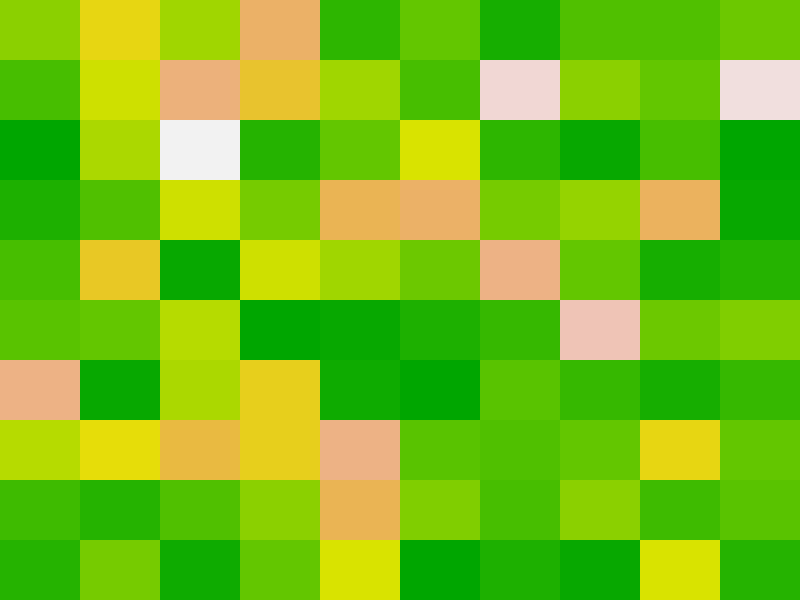

Reproduce this figure in R. (Note: this script raises an error after producing the figure.)
rm(list=ls())

# Area
X_DIM <- 100
Y_DIM <- 100

# Population
M_PROP0 <- 0.5
F_PROP0 <- 0.5
N0 <- 200

# Home ranges
M_RADIUS_MEAN <- 0.2
M_RADIUS_SD <- 0.06
F_RADIUS_MEAN <- 0.12
F_RADIUS_SD <- 0.08
MIN_RADIUS <- 0.025

# Dispersal
M_DISPERSE_DIST_MEAN <- 0.2
M_DISPERSE_DIST_SD <- 0.1
F_DISPERSE_DIST_MEAN <- 0.5
F_DISPERSE_DIST_SD <- 0.2

# Reproduction and survival
CHILD_SURVIVAL <- 0.2	# Expected fraction that will survive
TEEN_SURVIVAL <- 0.6
ADULT_SURVIVAL <- 0.8
LIFE_EXPECTANCY <- 10
TEEN_FECUNDITY <- 0.2	# Probablity of reproducing
ADULT_FECUNDITY <- 0.9
OLD_AGE_LAMBDA <- 0.8	# mulitplier for survival odds if age > LIFE_EXP

# Habitat quality
TYPICAL_HABITAT <- 10

# Carrying Capacity Coefficient:
K <- 0.5		# K * habitat.val = capacity

# Disease
VIRULENCE <- 0.3		# Probability of commuting if contact is made




# Create a map, with 10 x 10 patches randomly assigned habitat quality values
cell.x <- X_DIM / 10
cell.y <- Y_DIM / 10


n.cells <- cell.x * cell.y
habitat.vals <- rchisq(n.cells, TYPICAL_HABITAT)
habitat.map <- matrix(habitat.vals, nrow=cell.x, ncol=cell.y)

par(mar=c(0, 0, 0, 0))
image(habitat.map, col=terrain.colors(50))  # red = poor, white = optimal




# Initialize population
sex <- sample(c('male', 'female'), N0, replace=T, prob=c(M_PROP0, F_PROP0))
x <- runif(N0, 0, 1)
y <- runif(N0, 0, 1)


animals <- data.frame(sex, x, y)
rm(sex, x, y)
animals$age <- rep(1, N0)

plot.animals <- function() {
	points(animals$x, animals$y, col=animals$sex, cex=animals$age, pch=16)
}

plot.animals()

# initalize homerange radii
animals$radius <- numeric(N0)
for (r in 1:N0) {
	if (animals$sex[r] == 'male') {
		animals$radius[r] <- max( rnorm(1, M_RADIUS_MEAN, M_RADIUS_SD), 
								  MIN_RADIUS )
	} else {
		animals$radius[r] <- max( rnorm(1, F_RADIUS_MEAN, F_RADIUS_SD),
								  MIN_RADIUS )
	}
}

plot.radii <- function() {
	points(animals$x, animals$y, col=animals$sex, cex=animals$radius * 100)
}

plot.radii()

animals$dispersed <- rep(F, N0)

disperse <- function(sex, x, y) {
	if (sex == 'male') {
		d <- max(0, rnorm(1, M_DISPERSE_DIST_MEAN, M_DISPERSE_DIST_SD))
	} else {
		d <- max(0, rnorm(1, F_DISPERSE_DIST_MEAN, F_DISPERSE_DIST_SD))
	}
		
	if (d > 0) {
		rad <- runif(1, 0, 2*pi)
		x <- x + d * cos(rad)
		y <- y + d * sin(rad)
	}
	
	return(list(x=x, y=y))
}

do.disperse <- function(animals) {
	indices <- which(animals$dispersed == F)
	remove <- c()
	
	for (a in indices) {
		coords <- disperse(animals$sex[a], animals$x[a], animals$y[a])
		animals$x[a] <- coords$x
		animals$y[a] <- coords$y
		animals$dispersed <- T

		# remove animals out of range from the data set			
		if ( animals$x[a] < 0 | animals$x[a] > 1 | animals$y[a] < 0 | 
			 animals$y[a] > 1 ) {
			remove <- c(remove, a)	 	
		}
	}
	if (length(remove) > 0) {
		animals <- animals[-remove,]
	}
	return(animals)
}

animals <- do.disperse(animals)
image(habitat.map, col=terrain.colors(50)); plot.animals(); plot.radii()


# Define a transition matrix:
#		child			teen				adult
# child	0				TEEN_FECUNDITY	ADULT_FECUNDITY
# teen	CHILD_SURVIVAL	0				0
# adult	0				TEEN_SURVIVAL	ADULT_SURVIVAL

get.habitat <- function(x, y) {
	x.cell <- ceiling(10 * x)
	y.cell <- ceiling(10 * y)
	return(habitat.map[x.cell, y.cell])
}

reproduce <- function(age, radius, habitat) {
	area.coef <- radius / F_RADIUS_MEAN
	hab.coef <- 2 * pchisq(habitat, TYPICAL_HABITAT)
	# teens
	if (age == 2) {
		repro <- sample( c(T, F), 1, 
						 prob=area.coef * hab.coef * 
						 		c( TEEN_FECUNDITY, 1 - TEEN_FECUNDITY ) )
	} else if (age > 2) {  
		# adults
		repro <- sample( c(T, F), 1, 
						 prob=area.coef * hab.coef * 
						 		c( ADULT_FECUNDITY, 1 - ADULT_FECUNDITY ) )
		
	}
	
	return (repro)
}

do.reproduce <- function(animals) {
	indices <- which(animals$sex == 'female' & animals$age > 1)
	for (a in indices) {
		repro <- reproduce( animals$age[a], animals$radius[a],
							get.habitat(animals$x[a], animals$y[a]) )
		if (repro) {
			# generate a new child at same x, y
			sx <- sample( c('male', 'female'), 1, replace=T, 
						   prob=c(M_PROP0, F_PROP0) )
			r <-  ifelse( sx == 'male' , max( rnorm( 1, M_RADIUS_MEAN, 
													M_RADIUS_SD ), 
								  			  MIN_RADIUS ),
								  		 max( rnorm( 1, F_RADIUS_MEAN, 
													F_RADIUS_SD ), 
								  			  MIN_RADIUS ))

			newb <- data.frame( sex=sx, x=animals$x[a], y=animals$y[a], 
								age=1, radius=r, dispersed=F )
			animals <- rbind(animals, newb)
		}
	}
	return (animals)
}

animals <- do.reproduce(animals)
image(habitat.map, col=terrain.colors(50)); plot.animals(); plot.radii()


die <- function(age, habitat) {
	hab.coef <- 2 * pchisq(habitat, TYPICAL_HABITAT)
	
	if (age == 1) {
		# child
		surv.coef <- CHILD_SURVIVAL		
	} else if (age == 2) {
		# teen
		surv.coef <- TEEN_SURVIVAL
	} else {
		# adult
		surv.coef <- ADULT_SURVIVAL
	}
	
	survive.prob <- min(hab.coef * surv.coef, 1)

	if (age > LIFE_EXPECTANCY) {
		years.beyond <- age - LIFE_EXPECTANCY
		survive.prob <- survive.prob * OLD_AGE_LAMBDA^years.beyond
	}
	
	return (sample(c(T, F), 1, prob=c(survive.prob, 1 - survive.prob)))
} 

do.die <- function(animals) {
	dead <- c()
	for (a in 1:nrow(animals)) {
		survive <- die( animals$age[a], 
						get.habitat(animals$x[a], animals$y[a]) )
		if (survive == F) {
			dead <- c(dead, a)
		}
		
	}
	
	if (length(dead) > 0) {
		animals <- animals[-dead, ]
	}
	
	return (animals)
}

animals <- do.die(animals)
image(habitat.map, col=terrain.colors(50)); plot.animals(); plot.radii()

grow <- function(animals) {
	animals$age <- animals$age + 1
	return (animals)
}

animals <- grow(animals)

# Repeat sequence
animals <- do.disperse(animals)
image(habitat.map, col=terrain.colors(50)); plot.animals(); plot.radii()

animals <- do.reproduce(animals)
image(habitat.map, col=terrain.colors(50)); plot.animals(); plot.radii()

animals <- do.die(animals)
image(habitat.map, col=terrain.colors(50)); plot.animals(); plot.radii()

animals <- grow(animals)
